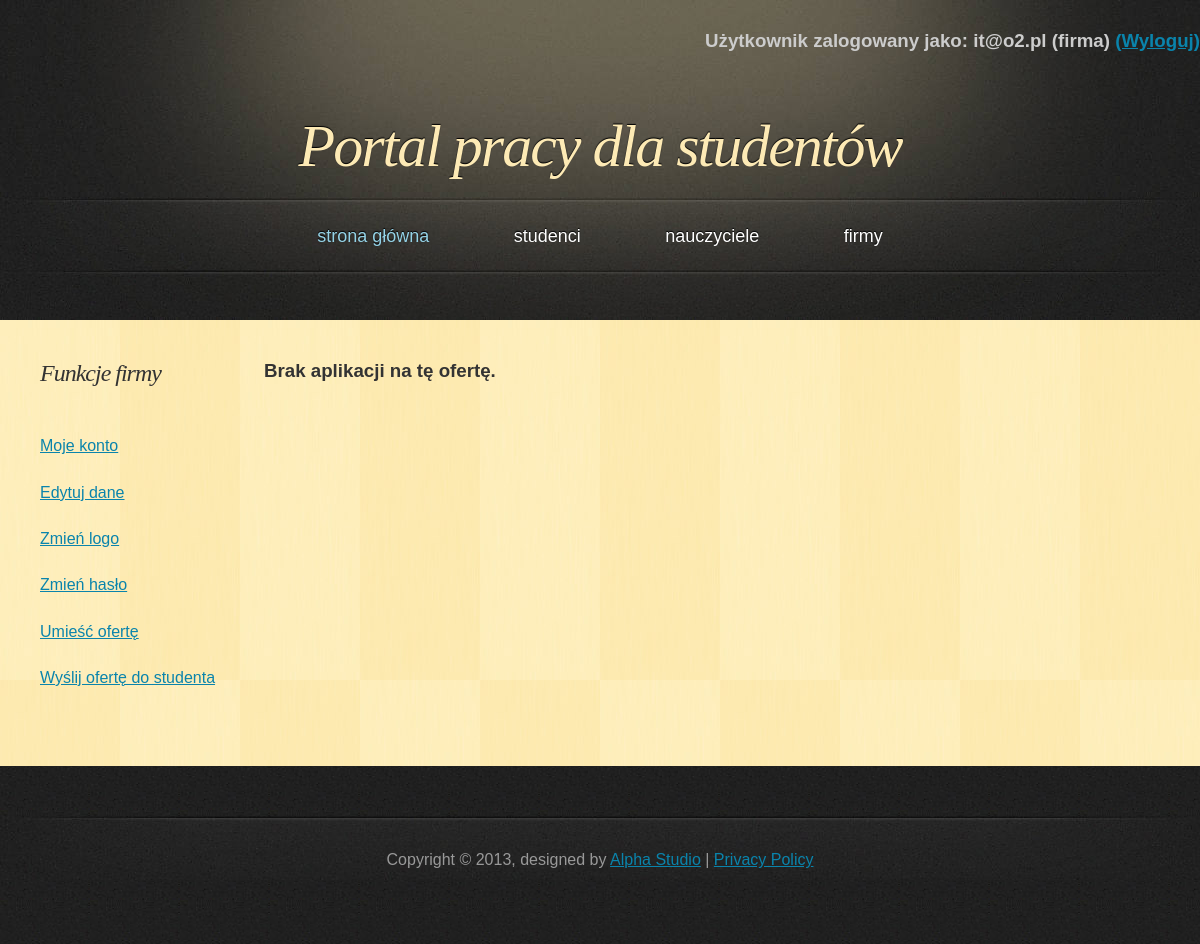
Page /PortalPracy/php/list_application.php?id=5 (signed in) on the earlier database version.
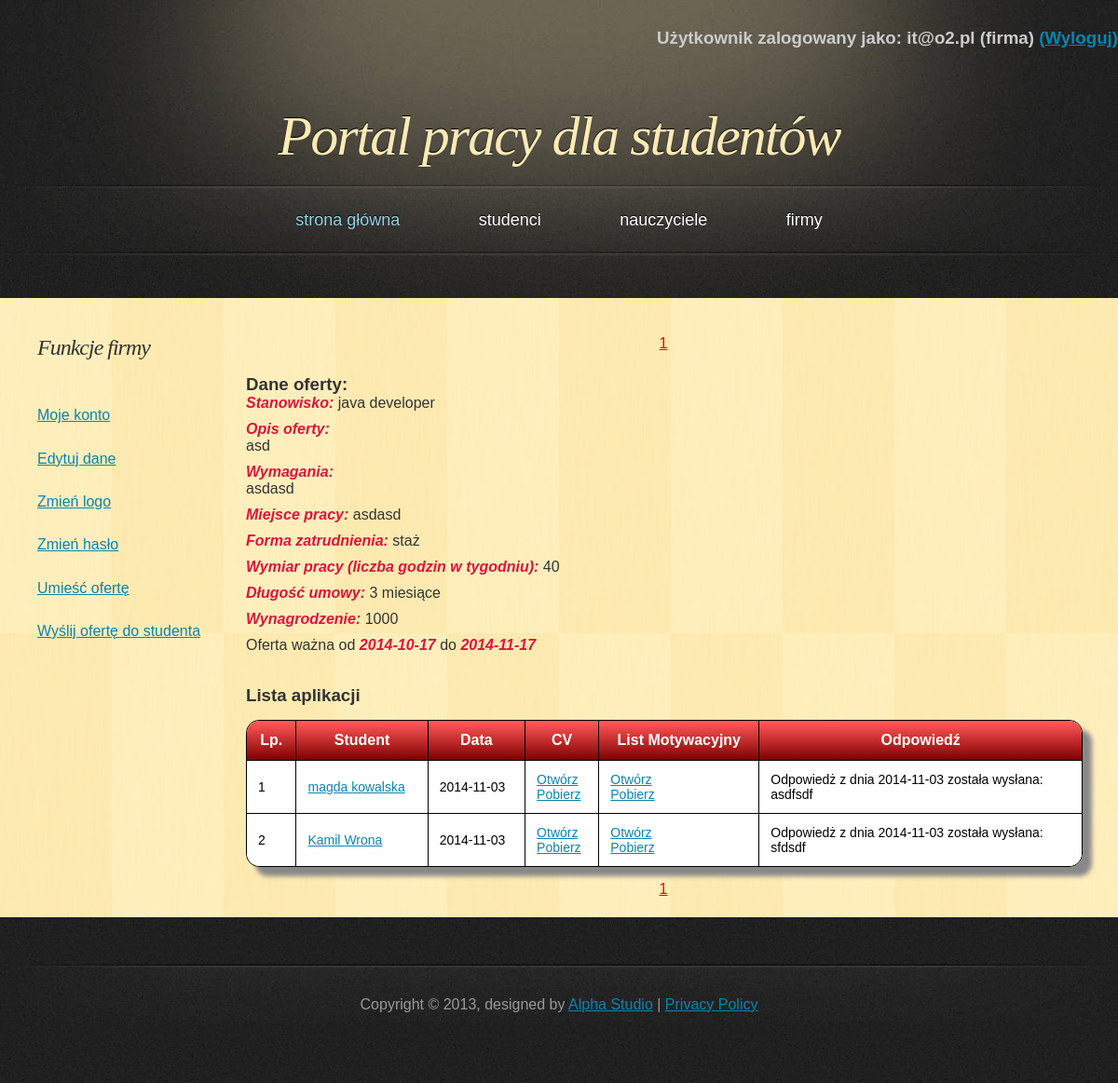
Same page on the later database version.
### tables this page shows
CREATE TABLE IF NOT EXISTS `offer` (
  `offer_id` int(11) NOT NULL AUTO_INCREMENT,
  `company_id` int(11) NOT NULL,
  `job` varchar(40) NOT NULL,
  `description` text NOT NULL,
  `requirements` text NOT NULL,
  `place_of_work` varchar(25) NOT NULL,
  `employment_status` text NOT NULL,
  `number_of_hours` int(11) NOT NULL,
  `length_of_contract` varchar(40) NOT NULL,
  `salary` int(11) NOT NULL,
  `date_from` date NOT NULL,
  `date_to` date NOT NULL,
  PRIMARY KEY (`offer_id`),
  KEY `company_id` (`company_id`)
);

CREATE TABLE IF NOT EXISTS `student` (
  `student_id` int(11) NOT NULL AUTO_INCREMENT,
  `name` varchar(45) NOT NULL,
  `last_name` varchar(45) NOT NULL,
  `address` varchar(50) NOT NULL,
  `telephone` varchar(11) NOT NULL,
  `e_mail` varchar(50) NOT NULL,
  `password` varchar(100) NOT NULL,
  `education` text NOT NULL,
  `languages` text NOT NULL,
  `experience` text NOT NULL,
  `skills` text NOT NULL,
  `interest` text NOT NULL,
  `employment_form` text NOT NULL,
  `change_of_residence` tinyint(1) NOT NULL,
  `salary` float NOT NULL,
  `status` text NOT NULL,
  `account_creation_date` date NOT NULL,
  `is_admin` tinyint(1) NOT NULL DEFAULT '0',
  `photoname` varchar(30) NOT NULL,
  PRIMARY KEY (`student_id`)
);

CREATE TABLE IF NOT EXISTS `application` (
  `application_id` int(11) NOT NULL AUTO_INCREMENT,
  `offer_id` int(11) NOT NULL,
  `student_id` int(11) NOT NULL,
  `date` date NOT NULL,
  `status` varchar(20) NOT NULL,
  `cv` varchar(40) NOT NULL,
  `motivation_letter` varchar(40) NOT NULL,
  `response` text,
  `response_date` date DEFAULT NULL,
  PRIMARY KEY (`application_id`),
  KEY `offer_id` (`offer_id`,`student_id`),
  KEY `student_id` (`student_id`),
  KEY `date` (`date`),
  KEY `date_2` (`date`)
);

### PortalPracy/php/classDatabase.php (called while the page is built, shortened)
<?php
class Database {
    private $db;
    function __construct() {
        $this->server = 'localhost';
        $this->user = 'root';
        $this->password = '';
        $this->basename = 'data_base';
        $this->db = new mysqli($this->server, $this->user, $this->password, $this->basename);
        if ($this->db->connect_error) {
            die('Blad polaczenia z baza danych (' . $this->db->connect_errno . ') ' . $this->db->connect_error);
        } else {
            $this->db->query("SET NAMES 'utf8'");
        }
    }
    function get_number_of_application($offer_id) {
        if ($result = $this->db->query("SELECT * FROM `application` WHERE `offer_id`='$offer_id'")) {
            return $result->num_rows;
        }
    }
    function get_number_of_offers() {
        if ($result = $this->db->query("SELECT * FROM `offer`")) {
            return $result->num_rows;
        }
    }
    function check_offer_with_company($offer_id, $company_id) {
        if ($result = $this->db->query("SELECT * FROM `offer` WHERE `company_id`='$company_id' AND `offer_id`='$offer_id'")) {
            if ($result->num_rows == 0) {
                $result->close();
                return false;
            } else {
                return true;
            }
        }
    }
    function get_application_data($offer_id, $start, $onpage) {
        if ($result = $this->db->query("SELECT * FROM `application` a JOIN `offer` o ON o.`offer_id`=a.`offer_id` "
                . "JOIN `student` s ON s.`student_id`=a.`student_id` WHERE a.`offer_id`='$offer_id' ORDER BY `date` LIMIT $start, $onpage")) {
            return $result;
        } else
            echo "niepoprawne zapytanie";
    }
}

### PortalPracy/php/list_application.php (the view, shortened to what this page needs)
<!DOCTYPE html>
<html>
    <head>
        <link href="../css/style.css" rel="stylesheet" type="text/css" />
    </head>
    <body>
        <div id="header">
            <?php
            include_once 'classPage.php';
            $page = new Page;
            $page->dologinfo();
            ?>
            <h1><a href="index.php">Portal pracy dla studentów</a></h1>
        </div>
        <?php
        $page->domenu();
        ?>
        <div id="main">
            <div id="content">
                <?php
                if (isset($_SESSION['name'])) {
                    if ($_SESSION['usertype'] = 'firma') {
                        include_once 'classDatabase.php';
                        $db = new Database();
                        $all_offers = $db->get_number_of_offers($_SESSION['id']);
                        if (!isset($_GET['id']) or $_GET['id'] > $all_offers) {
                            echo "<h3>Niepoprawny numer oferty.</h3>";
                        } else {
                            $offer_id = $_GET['id'];
                            if (!$db->check_offer_with_company($offer_id, $_SESSION['id'])) {
                                echo "<h3>Ta oferta nie należy do twojej firmy.</h3>";
                            } else {
                                $onpage = 2;
                                $all = $db->get_number_of_application($offer_id);
                                $start = $page->dopaging($onpage, $all, "list_application.php");
                                $result = $db->get_application_data($offer_id, $start, $onpage);
                                if ($result->num_rows == 0) {
                                    echo "<h3>Brak aplikacji na tę ofertę.</h3>";
                                } else {
                                    $obj = $result->fetch_object();
                                    echo"<p><ul class='offer_description'>";
                                    echo "<h3>Dane oferty: </h3>";
                                    echo "<li><span class='bold'>Stanowisko: </span>" . $obj->job . "</li>";
                                    echo "<li><span class='bold'>Opis oferty:</span><br/> " . $obj->description . "</li>";
                                    echo "<li><span class='bold'>Wymagania:</span><br/> " . $obj->requirements . "</li>";
                                    echo "<li><span class='bold'>Miejsce pracy: </span>" . $obj->place_of_work . "</li>";
                                    echo "<li><span class='bold'>Forma zatrudnienia: </span>" . $obj->employment_status . "</li>";
                                    echo "<li><span class='bold'>Wymiar pracy (liczba godzin w tygodniu): </span>" . $obj->number_of_hours . "</li>";
                                    echo "<li><span class='bold'>Długość umowy: </span>" . $obj->length_of_contract . "</li>";
                                    echo "<li><span class='bold'>Wynagrodzenie: </span>" . $obj->salary . "</li>";
                                    echo "<li>Oferta ważna od <span class='bold'>" . $obj->date_from . " </span>do <span class='bold'>" . $obj->date_to . "</span></li>";
                                    echo "</ul></p>";
                                    echo "<h3>Lista aplikacji</h3>";
                                    echo "<div class='information_table'><table >";
                                    echo "<tr><td>Lp.</td><td>Student</td><td>Data</td><td>CV</td><td>List Motywacyjny</td><td>Odpowiedź</td></tr>";
                                    $result = $db->get_application_data($offer_id, $start, $onpage);
                                    while ($obj = $result->fetch_object()) {
                                        echo "<tr>";
                                        $start++;
                                        echo "<td>$start</td>";
                                        echo "<td><a href='profile_student.php?id=" . $obj->student_id . "'>" . $obj->name . " " . $obj->last_name . "</a></td>";
                                        echo "<td>" . $obj->date . "</td>";
                                        echo "<td> <a href='../documents/" . $obj->cv . "' target='_blank'>Otwórz </a><br/>"
                                        . "<a href='../documents/" . $obj->cv . "' download>Pobierz </a></td>";
                                        echo "<td> <a href='../documents/" . $obj->motivation_letter . "' target='_blank'>Otwórz </a><br/>"
                                        . "<a href='../documents/" . $obj->motivation_letter . "' download>Pobierz </a></td>";
                                        echo "<td id = 'row" . $obj->application_id . "'>";
                                        if (!$obj->response == NULL) {
                                            echo "Odpowiedż z dnia " . $obj->response_date . " została wysłana:<br/>" . $obj->response;
                                        }
                                        echo "</td> ";
                                        echo "</tr>";
                                    }
                                    echo "</table></div>";
                                }
                                $page->dopaging($onpage, $all, "list_application.php");
                            }
                        }
                    }
                }
                ?>
            </div>
            <div id="sidebar">
                <?php
                $page->dosidebar();
                ?>
            </div>
            <div class="clearing">&nbsp;</div>
        </div>
        <?php
        $page->dofooter();
        ?>
    </body>
</html>

### PortalPracy/php/classPage.php (shortened to what this page needs)
<?php
class Page {
    function dofooter() {
        echo '<div id="footer">
            <p>Copyright &copy; 2013, designed by <a href="http://www.alphastudio.pl/">Alpha Studio</a> | <a href="#">Privacy Policy</a></p>
        </div>';
    }
    function dologinfo() {
        if (isset($_SESSION["name"])) {
            echo "<h3 id='log_info'>Użytkownik zalogowany jako: <span>" . $_SESSION['name'] . " (" . $_SESSION['usertype'] . ")</span> ";
            echo "<a href='logout.php' >(Wyloguj)</a></h3>";
        } else {
            echo "<h3 id='log_info'> <a href='login.php'>Zaloguj się</a>, a jeśli nie masz konta <a href='register.php'>zarejestruj się</a> </h3>";
        }
    }
    function domenu() {
        echo '<div id="menu">
            <ul>
                <li class="active"><a href="index.php">Strona główna</a></li>
                <li><a href="list_student.php">Studenci</a></li>
                <li><a href="list_teacher.php">Nauczyciele</a></li>
                <li><a href="list_company.php">Firmy</a></li>
            </ul>
        </div>';
    }
    function dosidebar() {
            ?>
            <?php
        if (isset($_SESSION['name']) and !strcmp($_SESSION['usertype'], "firma")) {
            ?>
            <h2>Funkcje firmy</h2>
            <ul>
                <li><a href="profile_company.php">Moje konto</a></li>
                <li><a href="edit_data.php">Edytuj dane</a></li>
                <li><a href="change_photo.php">Zmień logo</a></li>
                <li><a href="change_password.php">Zmień hasło</a></li>
                <li><a href="add_offer.php">Umieść ofertę</a></li>
                <li><a href="add_offer.php?student=true">Wyślij ofertę do studenta</a></li>
            </ul>
            <?php
        }
    }
    function dopaging($onpage, $all, $filename) {
        $allpages = ceil($all / $onpage);
        if (!isset($_GET['page']) or $_GET['page'] > $allpages) {
            $current_page = 1;
        } else {
            $current_page = $_GET['page'];
        }
        $start = ($current_page - 1) * $onpage;
        echo "<div id='pages'><ul>";
        for ($i = 1; $i <= $allpages; $i++) {
            if ($i == $current_page) {
                echo "<li class='current'>";
            } else {
                echo "<li>";
            }
            echo "<a href='" . $filename . "?page=" . $i . "'>" . $i . "</a></li>";
        }
        echo "</ul></div>";
        return $start;
    }
}

Differences in the rows shown:
now on this page (row unchanged): offer: job "java developer", description "asd", requirements "asdasd", place_of_work "asdasd", employment_status "staż", number_of_hours "40", length_of_contract "3 miesiące", date_from "2014-10-17", date_to "2014-11-17"
now on this page (row unchanged): student: salary "1000"
added application: student.name "magda", student.last_name "kowalska", date "2014-11-03", response_date "2014-11-03", response "asdfsdf"
added application: student.name "Kamil", student.last_name "Wrona", date "2014-11-03", response_date "2014-11-03", response "sfdsdf"
Other differences:
new list line: "1"
text no longer shown: "Brak aplikacji na tę ofertę."
text now shown: "Dane oferty: Stanowisko: Opis oferty: Wymagania: Miejsce pracy: Forma zatrudnienia: Wymiar pracy (liczba godzin w tygodniu): Długość umowy: Wynagrodzenie: Oferta ważna od do Lista aplikacji Lp. Student Data CV List Motywacyjny Odpowiedź"
